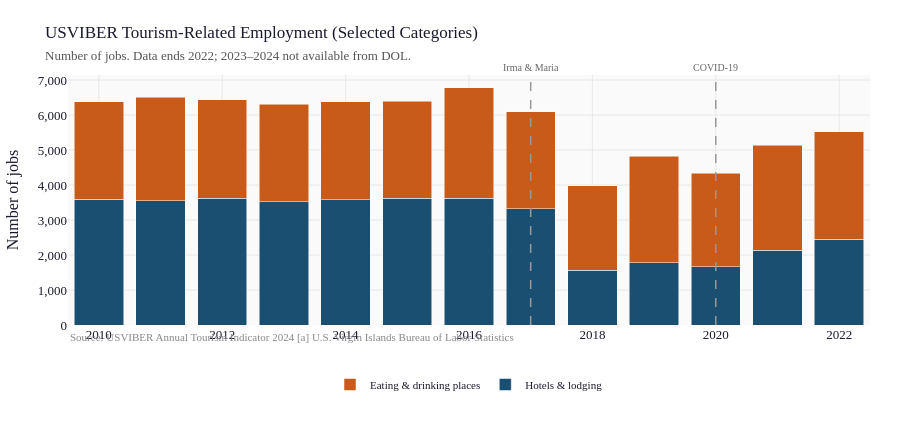

The cell this chart's notebook holds for it:
### Markdown cell above
---
## 4. USVIBER Tourism-Related Employment

### Code cell
# USVIBER employment — available 2010–2022 only
tour_emp = tour[
    ["year", "emp_tourism_total", "emp_hotels", "emp_eating_drinking"]
].dropna(subset=["emp_tourism_total"])

fig = go.Figure()
fig.add_trace(
    go.Bar(
        x=tour_emp["year"],
        y=tour_emp["emp_hotels"],
        name="Hotels & lodging",
        marker_color=PALETTE["tourists"],
    )
)
fig.add_trace(
    go.Bar(
        x=tour_emp["year"],
        y=tour_emp["emp_eating_drinking"],
        name="Eating & drinking places",
        marker_color=PALETTE["cruise"],
    )
)
fig.update_layout(
    barmode="stack",
    title=dict(
        text="USVIBER Tourism-Related Employment (Selected Categories)<br>"
        '<span style="font-size:13px;color:#555">Number of jobs. Data ends 2022; 2023–2024 not available from DOL.</span>',
        font=dict(size=17),
    ),
    yaxis_title="Number of jobs",
    yaxis_tickformat=",",
    height=440,
    annotations=[
        dict(
            xref="paper",
            yref="paper",
            x=0,
            y=-0.08,
            text='<span style="color:#888;font-size:11px">Source: USVIBER Annual Tourism Indicator 2024 [a] U.S. Virgin Islands Bureau of Labor Statistics</span>',
            showarrow=False,
            xanchor="left",
        )
    ],
)
for x_val, label in [(2017, "Irma & Maria"), (2020, "COVID-19")]:
    fig.add_vline(
        x=x_val,
        line=dict(color="#999", width=1.5, dash="dash"),
        annotation_text=label,
        annotation_position="top",
        annotation_font=dict(size=10, color="#666"),
    )
fig.show()
print(tour_emp.set_index("year").to_string())

### Figure 1 — Plotly figure (JSON) as saved in the notebook; plotly's stock layout.template omitted (floating-point values rounded to 4 significant figures)
{"data": [{"marker": {"color": "#1a4f72"}, "name": "Hotels & lodging", "type": "bar", "x": [2010, 2011, 2012, 2013, 2014, 2015, 2016, 2017, 2018, 2019, 2020, 2021, 2022], "y": [3587.0, 3549.0, 3617.0, 3519.0, 3575.0, 3629.0, 3617.0, 3329.0, 1559.0, 1784.0, 1664.0, 2131.0, 2448.0]}, {"marker": {"color": "#c85a1a"}, "name": "Eating & drinking places", "type": "bar", "x": [2010, 2011, 2012, 2013, 2014, 2015, 2016, 2017, 2018, 2019, 2020, 2021, 2022], "y": [2793.0, 2959.0, 2821.0, 2784.0, 2809.0, 2765.0, 3170.0, 2765.0, 2420.0, 3039.0, 2667.0, 3009.0, 3075.0]}], "layout": {"annotations": [{"showarrow": false, "text": "<span style=\"color:#888;font-size:11px\">Source: USVIBER Annual Tourism Indicator 2024 [a] U.S. Virgin Islands Bureau of Labor Statistics</span>", "x": 0, "xanchor": "left", "xref": "paper", "y": -0.08, "yref": "paper"}, {"font": {"color": "#666", "size": 10}, "showarrow": false, "text": "Irma & Maria", "x": 2017, "xanchor": "center", "xref": "x", "y": 1, "yanchor": "bottom", "yref": "y domain"}, {"font": {"color": "#666", "size": 10}, "showarrow": false, "text": "COVID-19", "x": 2020, "xanchor": "center", "xref": "x", "y": 1, "yanchor": "bottom", "yref": "y domain"}], "barmode": "stack", "height": 440, "shapes": [{"line": {"color": "#999", "dash": "dash", "width": 1.5}, "type": "line", "x0": 2017, "x1": 2017, "xref": "x", "y0": 0, "y1": 1, "yref": "y domain"}, {"line": {"color": "#999", "dash": "dash", "width": 1.5}, "type": "line", "x0": 2020, "x1": 2020, "xref": "x", "y0": 0, "y1": 1, "yref": "y domain"}], "title": {"font": {"size": 17}, "text": "USVIBER Tourism-Related Employment (Selected Categories)<br><span style=\"font-size:13px;color:#555\">Number of jobs. Data ends 2022; 2023–2024 not available from DOL.</span>"}, "yaxis": {"tickformat": ",", "title": {"text": "Number of jobs"}}}}
